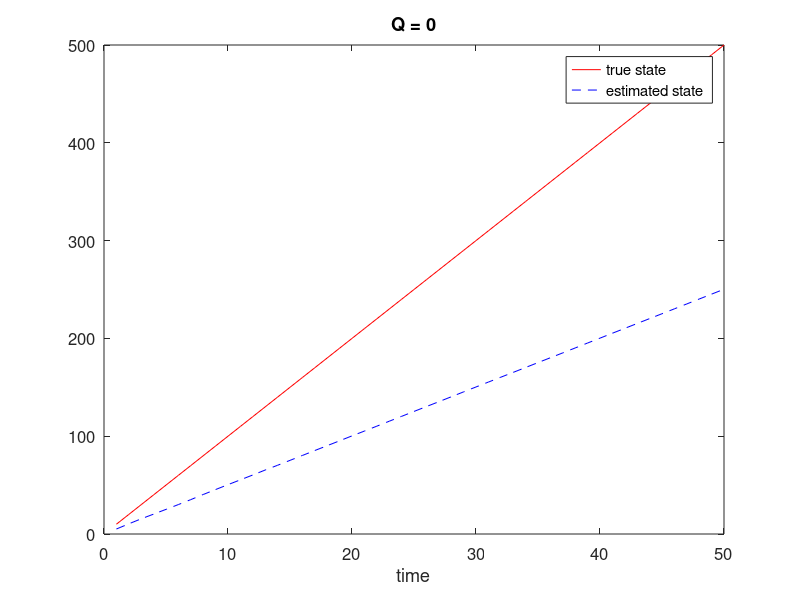
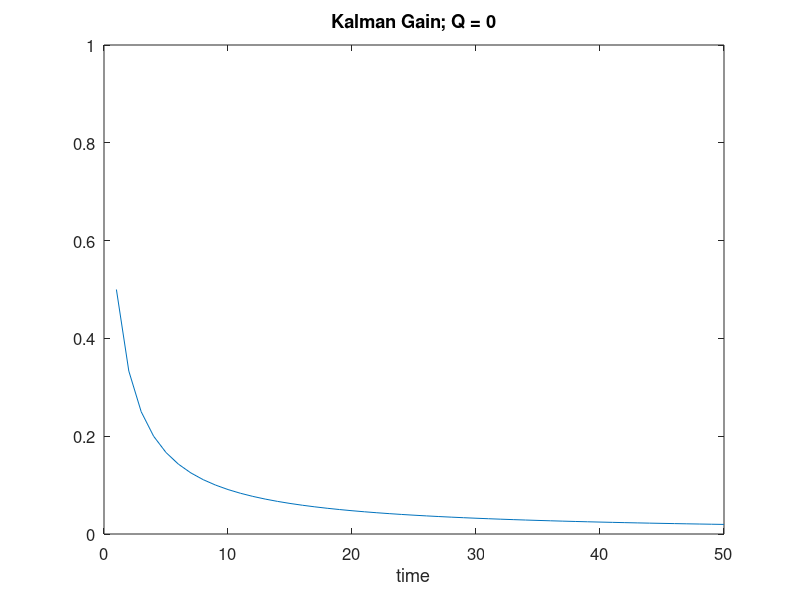
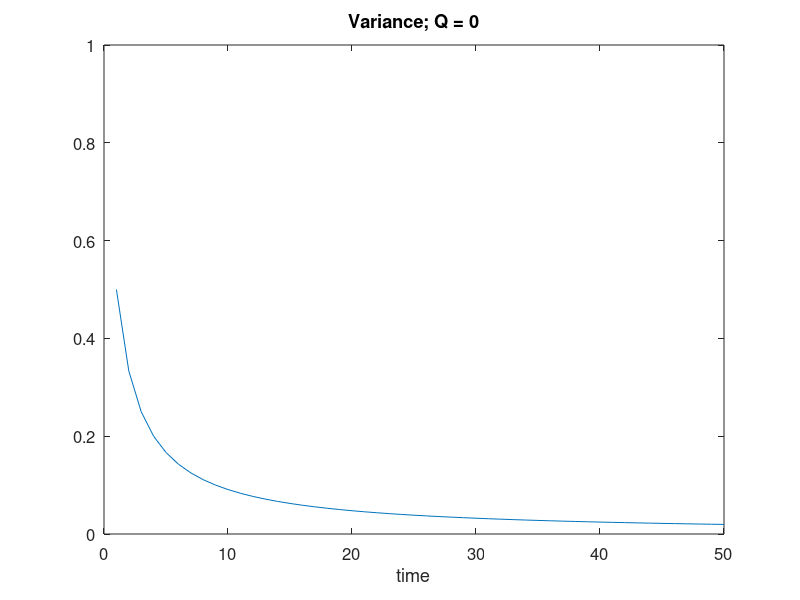
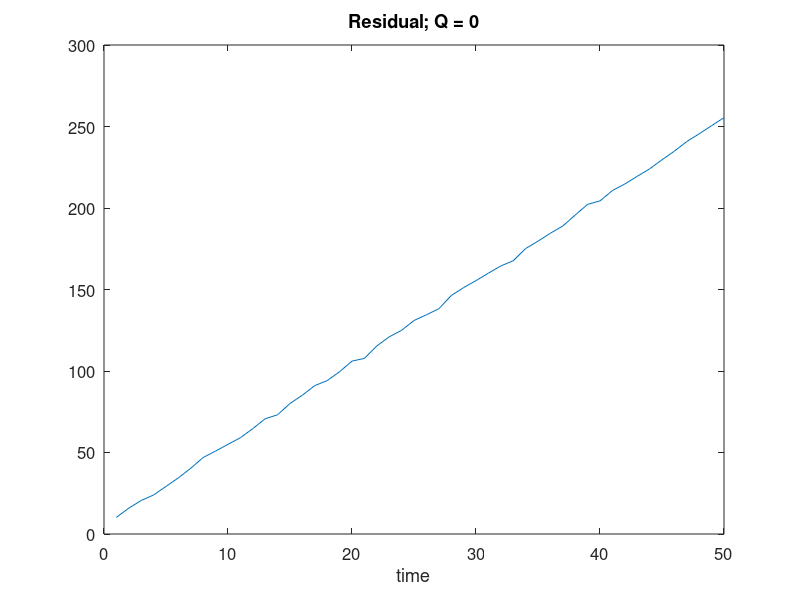

These figures' MATLAB source, in order:
function [x1Array, xhatArray, KArray] = DiscreteKFEx2(Q)

% Simulate a discrete-time Kalman filter with a mismodel condition.
% We design the filter under the assumption that we are trying to estimate
% a constant bias state. In reality the state is a ramp.
% Performance can be improved by progressively increasing Q from 0 to 10.
% This illustrates the effectiveness of adding fictitious process noise 
% to the assumed model. Fictitious process noise can compensate for modeling errors.
% INPUTS:
%   Q = fictitious process noise

if ~exist('Q', 'var')
    Q = 0;
end
tf = 50; % final time
F = 1; % Assumed state matrix
H = 1; % Assumed measurement matrix
x = [0; 10]; % initial true state. x(2) is a constant.
xhat = 0; % initial estimate of x(1)
Pplus = 1; % initial estimation error covariance
R = 1; % covariance of measurement noise

x1Array = zeros(1, tf);
xhatArray =zeros(1, tf);
KArray = zeros(1, tf);
PArray = zeros(1, tf);
ResArray = zeros(1, tf);
for t = 1 : tf
   % Simulate the system
   x(1) = x(1) + x(2);
   y = x(1) + sqrt(R) * randn;
   % Kalman filter
   Pminus = F * Pplus * F' + Q;
   K = Pminus * H' / (H * Pminus * H' + R);
   xhat = F * xhat;
   ResArray(t) = y - xhat;
   xhat = xhat + K * (y - H * xhat);
   Pplus = (1 - K * H) * Pminus * (1 - K * H)' + K * R * K';
   % Save data for later
   x1Array(t) = x(1);
   xhatArray(t) = xhat(1);
   KArray(t) = K;
   PArray(t) = Pplus;
end

% Plot results
close all; t = 1 : tf;

figure
plot(t, x1Array, 'r-', t, xhatArray, 'b--')
title(['Q = ',num2str(Q)], 'FontSize', 14)
set(gca,'FontSize',12); set(gcf,'Color','White')
xlabel('time')
legend('true state', 'estimated state')

figure
plot(t, KArray)
title(['Kalman Gain; Q = ', num2str(Q)], 'FontSize', 14)
set(gca,'FontSize',12); set(gcf,'Color','White')
xlabel('time')
axis([0 tf 0 1])

figure
plot(t, PArray)
title(['Variance; Q = ', num2str(Q)], 'FontSize', 14)
set(gca,'FontSize',12); set(gcf,'Color','White')
xlabel('time')
axis([0 tf 0 1])

figure
plot(t, ResArray)
title(['Residual; Q = ', num2str(Q)], 'FontSize', 14)
set(gca,'FontSize',12); set(gcf,'Color','White')
xlabel('time')
